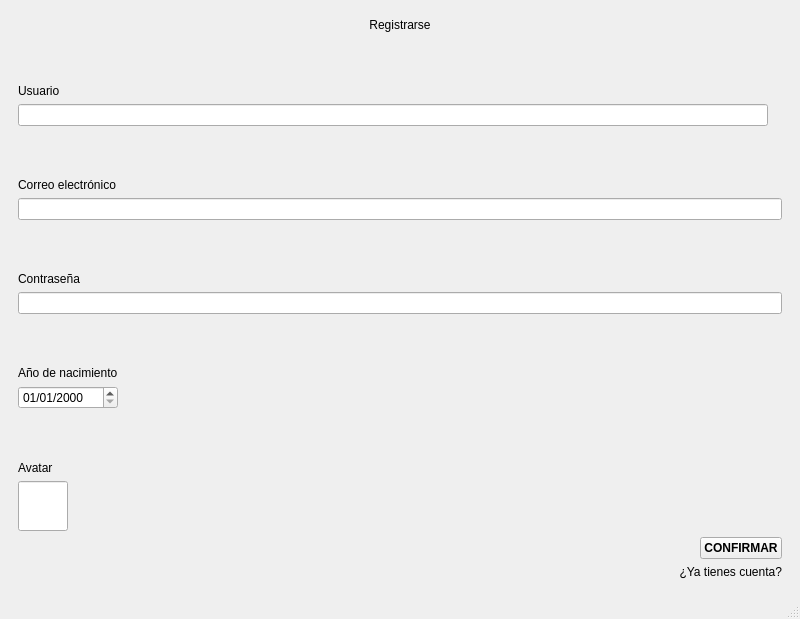
<?xml version="1.0" encoding="UTF-8"?>
<ui version="4.0">
 <class>MainWindow</class>
 <widget class="QMainWindow" name="MainWindow">
  <property name="geometry">
   <rect>
    <x>0</x>
    <y>0</y>
    <width>800</width>
    <height>619</height>
   </rect>
  </property>
  <property name="windowTitle">
   <string>MainWindow</string>
  </property>
  <widget class="QWidget" name="centralwidget">
   <layout class="QGridLayout" name="gridLayout">
    <item row="0" column="0">
     <widget class="QStackedWidget" name="stackedWidget">
      <property name="currentIndex">
       <number>1</number>
      </property>
      <widget class="QWidget" name="page">
       <widget class="QPushButton" name="pushButton_2">
        <property name="geometry">
         <rect>
          <x>360</x>
          <y>180</y>
          <width>100</width>
          <height>32</height>
         </rect>
        </property>
        <property name="text">
         <string>Hola</string>
        </property>
       </widget>
      </widget>
      <widget class="QWidget" name="page_2">
       <layout class="QVBoxLayout" name="verticalLayout_2">
        <item>
         <layout class="QVBoxLayout" name="verticalLayout" stretch="0,0,0,0,0,0,0,0,0,0,0,0,0,0,0,0,0,0">
          <property name="sizeConstraint">
           <enum>QLayout::SizeConstraint::SetDefaultConstraint</enum>
          </property>
          <item>
           <widget class="QLabel" name="label_7">
            <property name="sizePolicy">
             <sizepolicy hsizetype="MinimumExpanding" vsizetype="Preferred">
              <horstretch>0</horstretch>
              <verstretch>0</verstretch>
             </sizepolicy>
            </property>
            <property name="font">
             <font>
              <bold>false</bold>
              <underline>false</underline>
             </font>
            </property>
            <property name="text">
             <string>Registrarse</string>
            </property>
            <property name="alignment">
             <set>Qt::AlignmentFlag::AlignCenter</set>
            </property>
           </widget>
          </item>
          <item>
           <spacer name="verticalSpacer_5">
            <property name="orientation">
             <enum>Qt::Orientation::Vertical</enum>
            </property>
            <property name="sizeHint" stdset="0">
             <size>
              <width>17</width>
              <height>13</height>
             </size>
            </property>
           </spacer>
          </item>
          <item>
           <widget class="QLabel" name="label_6">
            <property name="text">
             <string>Usuario</string>
            </property>
           </widget>
          </item>
          <item>
           <widget class="QLineEdit" name="lineEdit">
            <property name="sizePolicy">
             <sizepolicy hsizetype="Expanding" vsizetype="Maximum">
              <horstretch>0</horstretch>
              <verstretch>0</verstretch>
             </sizepolicy>
            </property>
            <property name="maximumSize">
             <size>
              <width>750</width>
              <height>16777215</height>
             </size>
            </property>
           </widget>
          </item>
          <item>
           <spacer name="verticalSpacer">
            <property name="orientation">
             <enum>Qt::Orientation::Vertical</enum>
            </property>
            <property name="sizeHint" stdset="0">
             <size>
              <width>17</width>
              <height>13</height>
             </size>
            </property>
           </spacer>
          </item>
          <item>
           <widget class="QLabel" name="label_5">
            <property name="text">
             <string>Correo electrónico</string>
            </property>
           </widget>
          </item>
          <item>
           <widget class="QLineEdit" name="lineEdit_2"/>
          </item>
          <item>
           <spacer name="verticalSpacer_2">
            <property name="orientation">
             <enum>Qt::Orientation::Vertical</enum>
            </property>
            <property name="sizeHint" stdset="0">
             <size>
              <width>17</width>
              <height>13</height>
             </size>
            </property>
           </spacer>
          </item>
          <item>
           <widget class="QLabel" name="label_4">
            <property name="text">
             <string>Contraseña</string>
            </property>
           </widget>
          </item>
          <item>
           <widget class="QLineEdit" name="lineEdit_3"/>
          </item>
          <item>
           <spacer name="verticalSpacer_3">
            <property name="orientation">
             <enum>Qt::Orientation::Vertical</enum>
            </property>
            <property name="sizeHint" stdset="0">
             <size>
              <width>17</width>
              <height>13</height>
             </size>
            </property>
           </spacer>
          </item>
          <item>
           <widget class="QLabel" name="label_2">
            <property name="text">
             <string>Año de nacimiento</string>
            </property>
           </widget>
          </item>
          <item>
           <widget class="QDateEdit" name="dateEdit">
            <property name="maximumSize">
             <size>
              <width>100</width>
              <height>16777215</height>
             </size>
            </property>
            <property name="displayFormat">
             <string>dd/MM/yyyy</string>
            </property>
           </widget>
          </item>
          <item>
           <spacer name="verticalSpacer_4">
            <property name="orientation">
             <enum>Qt::Orientation::Vertical</enum>
            </property>
            <property name="sizeHint" stdset="0">
             <size>
              <width>17</width>
              <height>13</height>
             </size>
            </property>
           </spacer>
          </item>
          <item>
           <widget class="QLabel" name="label">
            <property name="text">
             <string>Avatar</string>
            </property>
           </widget>
          </item>
          <item>
           <widget class="QLineEdit" name="lineEdit_5">
            <property name="minimumSize">
             <size>
              <width>50</width>
              <height>50</height>
             </size>
            </property>
            <property name="maximumSize">
             <size>
              <width>40</width>
              <height>300</height>
             </size>
            </property>
           </widget>
          </item>
          <item>
           <layout class="QHBoxLayout" name="horizontalLayout">
            <item>
             <spacer name="horizontalSpacer">
              <property name="orientation">
               <enum>Qt::Orientation::Horizontal</enum>
              </property>
              <property name="sizeHint" stdset="0">
               <size>
                <width>40</width>
                <height>20</height>
               </size>
              </property>
             </spacer>
            </item>
            <item>
             <widget class="QPushButton" name="pushButton">
              <property name="sizePolicy">
               <sizepolicy hsizetype="Minimum" vsizetype="Minimum">
                <horstretch>0</horstretch>
                <verstretch>0</verstretch>
               </sizepolicy>
              </property>
              <property name="maximumSize">
               <size>
                <width>100</width>
                <height>16777215</height>
               </size>
              </property>
              <property name="font">
               <font>
                <bold>true</bold>
               </font>
              </property>
              <property name="text">
               <string>CONFIRMAR</string>
              </property>
             </widget>
            </item>
           </layout>
          </item>
          <item>
           <widget class="ClickableLabel" name="label_3">
            <property name="text">
             <string>¿Ya tienes cuenta?</string>
            </property>
            <property name="alignment">
             <set>Qt::AlignmentFlag::AlignRight|Qt::AlignmentFlag::AlignTrailing|Qt::AlignmentFlag::AlignVCenter</set>
            </property>
           </widget>
          </item>
         </layout>
        </item>
       </layout>
      </widget>
     </widget>
    </item>
   </layout>
  </widget>
  <widget class="QMenuBar" name="menubar">
   <property name="geometry">
    <rect>
     <x>0</x>
     <y>0</y>
     <width>800</width>
     <height>37</height>
    </rect>
   </property>
  </widget>
  <widget class="QStatusBar" name="statusbar"/>
 </widget>
 <customwidgets>
  <customwidget>
   <class>ClickableLabel</class>
   <extends>QLabel</extends>
   <header location="global">login_register.h</header>
  </customwidget>
 </customwidgets>
 <resources/>
 <connections/>
</ui>
